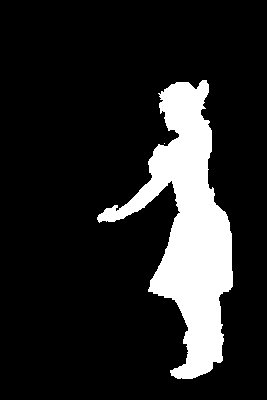
#> input picture gt/ECSSD/0001.png, 267 x 400 px, given in place of im005.png, which was not available
$ jupyter execute --allow-errors vis.ipynb
#> lines starting #> are read from the running program, lines starting #| are printed output that depends on the picture; after the words box and inside, x2 and y2 are one past the last pixel; in counts of white or black regions, pixels touching at a corner belong together; pictures that were not available may be replaced by others from this repository, and a replacement may not be noted
[cell 1]
import numpy as np
import matplotlib.pyplot as plt
from scipy.ndimage import distance_transform_edt, gaussian_filter
from PIL import Image

# ====== CONFIG ======
gt_path = "./gt/Dataset_1/im005.png"   # path to predicted saliency map (0-255 or 0-1 grayscale)
pred_path = "./pred/Method_1/Dataset_1/im005.png"       # path to ground truth mask (binary or grayscale)
threshold_sal, upper_sal, lower_sal = 0.5, 1, 0
sigma = 5.0
beta2 = 0.3
eps = np.spacing(1)

# ====== LOAD IMAGES ======
pred = np.array(Image.open(pred_path).convert("L"), dtype=np.float32) / 255.0
#> pred: shape (400, 267) float32; values 0 (black) and 1 (white), 14.7% white; 2 white regions (1 under 20 px), largest, box (x1, y1, x2, y2) and area: (97, 80, 233, 379) 15672
gt = np.array(Image.open(gt_path).convert("L"), dtype=np.float32) / 255.0
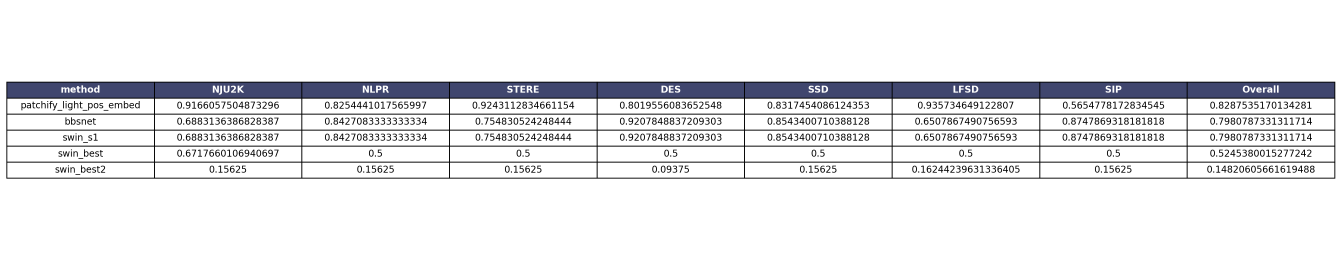
#> input picture figs/summary_table.png, 4024 x 780 px, given in place of im005.png, which was not available (shown at 1/3 size)
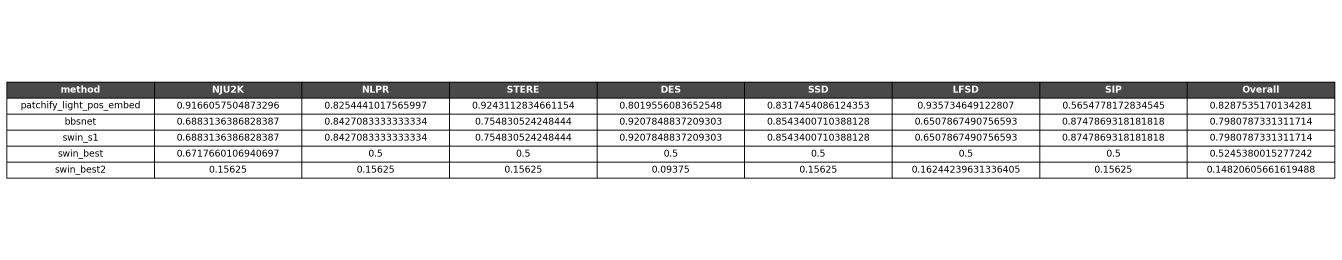
#> gt: shape (780, 4024) float32 (shown at 1/3 size); min 0, max 1, mean 0.913

# Binarize GT if needed
if not np.all((gt == 0) | (gt == 1)):
    gt[gt > threshold_sal] = upper_sal
    gt[gt <= threshold_sal] = lower_sal
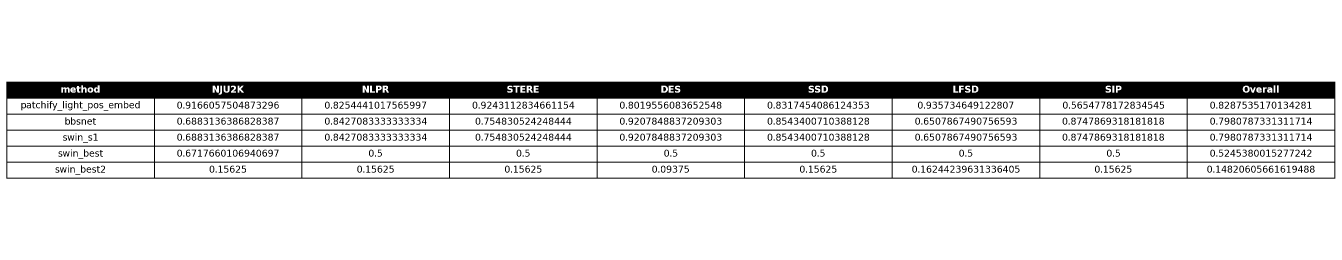
#> gt: shape (780, 4024) float32 (shown at 1/3 size); values 0 (black) and 1 (white), 89.6% white; 637 black regions (48 under 20 px), largest, box (x1, y1, x2, y2) and area: (19, 245, 4006, 536) 260841, (148, 303, 172, 331) 181, (344, 309, 367, 325) 163

gt_mask = np.isclose(gt, 1)
not_gt_mask = ~gt_mask
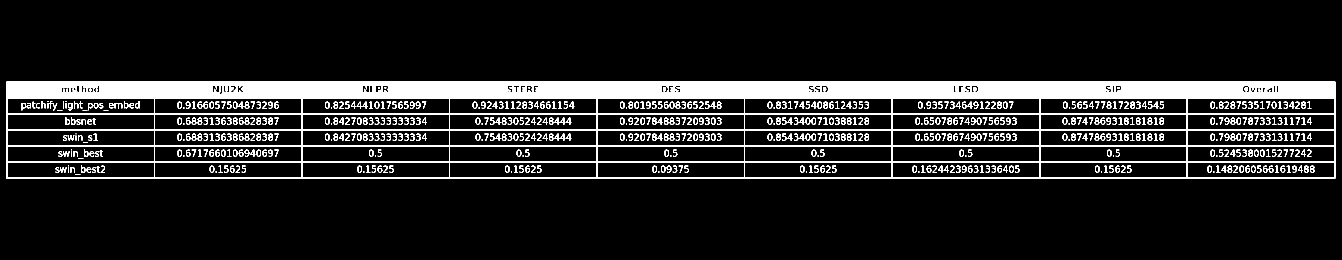
#> not_gt_mask: shape (780, 4024) bool (shown at 1/3 size); 10.4% white; 637 white regions (48 under 20 px), largest, box (x1, y1, x2, y2) and area: (19, 245, 4006, 536) 260841, (148, 303, 172, 331) 181, (344, 309, 367, 325) 163

# ====== STEP 1: Absolute pixel error ======
#> (the rest of this cell did not finish here and is left out)

[cell 2]
import numpy as np
import matplotlib.pyplot as plt
from PIL import Image

# ====== CONFIG ======
def main(gt_path, pred_path):

    alpha = 0.5  # balance factor
    eps = 1e-8

    # ====== LOAD IMAGES ======
    pred = np.array(Image.open(pred_path).convert("L"), dtype=np.float32) / 255.0
    gt = np.array(Image.open(gt_path).convert("L"), dtype=np.float32) / 255.0
    gt = (gt > 0.5).astype(np.float32)  # binarize

    # ----- 1. Object-aware similarity -----
    # [43 lines left out: functions object_similarity, divide_regions, region_similarity, not called in this run]


    # ----- 3. Final S-measure -----
    So, So_fg, So_bg, w_fg = object_similarity(pred, gt)
    Sr, region_details, centroid = region_similarity(pred, gt)
    S_measure = alpha * So + (1 - alpha) * Sr

    # ====== VISUALIZATION ======
    fig, axes = plt.subplots(1, 4, figsize=(18, 5))

    axes[0].imshow(pred, cmap='gray')
    axes[0].set_title("Predicted saliency")
    axes[1].imshow(gt, cmap='gray')
    axes[1].set_title("Ground Truth")

    # Regions for Sr visualization
    axes[2].imshow(pred, cmap='gray')
    X, Y = centroid
    axes[2].axvline(X, color='r')
    axes[2].axhline(Y, color='r')
    axes[2].set_title("Regions (Sr)")

    # Error map for intuition
    axes[3].imshow(np.abs(pred - gt), cmap='jet')
    axes[3].set_title("Abs error")

    for ax in axes:
        ax.axis("off")

    plt.tight_layout()
    plt.show()

[cell 3]
img = 'image_left8'
dataset = 'STERE'
gt_path = f"./gt/{dataset}/{img}.png"
pred_path = f"./pred/M0/{dataset}/{img}.png"
#> (the rest of this cell did not finish here and is left out)

[cell 4]
import pandas as pd
import numpy as np
import matplotlib.pyplot as plt
import seaborn as sns
from pathlib import Path

"""
Script: Method-vs-Metrics visualizer per dataset
------------------------------------------------
- Parses your Excel (like results.xlsx) where rows=methods and columns are grouped by dataset, each with metrics:
  [sm, wfm, mae, maxfmeasure, avgfmeasure, adpfmeasure, maxem, avgem, adpem,
   maxprecision, avgprecision, adpprecision, maxrecall, avgrecall, adprecall, msiou]
- Builds a MultiIndex dataframe: columns=(dataset, metric)
- For EACH dataset in DATASETS, produces:
    1) Heatmap of Methods × Metrics (normalized per metric for fair comparison)
    2) Bar chart of composite score (normalized across metrics, with mae inverted)
    3) Per-metric ranking bar charts (horizontal)
- All figures are saved under ./figs/<DATASET>/

USAGE:
  - Put this script next to your Excel file, or change FILE_PATH.
  - Run the script. Adjust DATASETS, TOP_N, and METRICS if needed.
"""

# ------------------
# Configuration
# ------------------
FILE_PATH = "PySODEvalToolkit-master/output/results.xlsx"        # path to your Excel file
SHEET_NAME = "Results"              # sheet containing the table
DATASETS = ["NJU2K", "NLPR", "STERE", "DES", "SSD", "LFSD", "SIP"]

# Metric order as provided
METRICS = [
    "sm", "wfm", "mae", "maxfmeasure", "avgfmeasure", "adpfmeasure",
    "maxem", "avgem", "adpem", "maxprecision", "avgprecision",
    "adpprecision", "maxrecall", "avgrecall", "adprecall", "msiou",
]

# Direction: True => higher is better, False => lower is better
HIGHER_IS_BETTER = {
    "sm": True, "wfm": True, "mae": False,
    "maxfmeasure": True, "avgfmeasure": True, "adpfmeasure": True,
    "maxem": True, "avgem": True, "adpem": True,
    "maxprecision": True, "avgprecision": True, "adpprecision": True,
    "maxrecall": True, "avgrecall": True, "adprecall": True, "msiou": True,
}

# How many top methods to show in composite/rank plots (set to None for all)
TOP_N = None

# ------------------
# Helpers
# ------------------

# [15 lines left out: function _forward_fill_datasets, not called in this run]


def load_multiindex_results(file_path=FILE_PATH, sheet_name=SHEET_NAME):
    raw = pd.read_excel(file_path, sheet_name=sheet_name, header=0)

    # Row 0 contains metric names
    metrics_row = raw.iloc[0]

    # Forward-fill dataset labels
    datasets = _forward_fill_datasets(raw.columns)

    tuples = []
    for ds, m in zip(datasets[1:], metrics_row.iloc[1:]):
        if ds is None:
            continue
        ds_up = str(ds).strip().upper()
        m_name = str(m).strip().lower()
        tuples.append((ds_up, m_name))

    # Slice rows below the metric header
    methods = raw.iloc[1:, 0].reset_index(drop=True).rename("method")
    data_vals = raw.iloc[1:, 1:].reset_index(drop=True).copy()

    # Assign MultiIndex columns
    data_vals.columns = pd.MultiIndex.from_tuples(tuples, names=["dataset", "metric"])
    data_vals = data_vals.apply(pd.to_numeric, errors="coerce")

    # Drop empty rows safely (mask is aligned by index length now)
    mask_all_nan = data_vals.isna().all(axis=1)
    methods = methods.loc[~mask_all_nan].reset_index(drop=True)
    data_vals = data_vals.loc[~mask_all_nan].reset_index(drop=True)

    return methods, data_vals


# [32 lines left out: functions get_dataset_table, normalize_per_metric, not called in this run]


def composite_score(df_norm):
    """Average normalized score across metrics for each method."""
    return df_norm.mean(axis=1, skipna=True)


# [85 lines left out: functions save_table_as_image, plot_heatmap, plot_composite_bar, plot_metric_rankings, not called in this run]


# ------------------
# Main
# ------------------
#> (the rest of this cell did not finish here and is left out)

[cell 5]
import os
import matplotlib.pyplot as plt
import cv2
import glob

# دیتاست‌ها
datasets = ['NJU2K', 'NLPR', 'STERE', 'DES', 'SSD', 'LFSD', 'SIP']

# مدل‌ها
method_display_names = {
    'bbsnet': 'M0',
    # 'fullspatial_cpa_stack_sl': 'مدل ۱',
    'fullspatial_cpa_stack_sl3': 'M2',
    'fullspatial_stack_sl_depth3':  'M3',
    'fullspatial_cpa_stack_sl_p8': 'M4',
    # 'patchify_sl': 'مدل ۵',
    # 'fullspatial_stack_sl_cross': 'مدل ۶',
    'fullspatial_stack_sl_depth3_noc': 'M7',
    'noc_nostack': 'M8',
    'combined': 'M9',
    'p8_noc': 'M10',
}

# مسیرها
dataset_root = "/home/mahdi/Documents/bach_prj/repo/BBS_dataset/RGBD_for_test"
pred_root = "/home/mahdi/Documents/bach_prj/repo/BBS-Net/pred"

def load_and_resize(path, size=(100,100), gray=False):
#> called with size = (100, 100), gray = False
    if not path or not os.path.exists(path):
        return None
    img = cv2.imread(path, cv2.IMREAD_GRAYSCALE if gray else cv2.IMREAD_COLOR)
    if img is None:
        return None
    if not gray:
        img = cv2.cvtColor(img, cv2.COLOR_BGR2RGB)
    img = cv2.resize(img, size, interpolation=cv2.INTER_LINEAR)
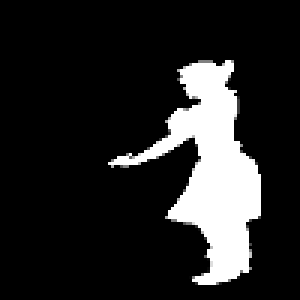
#> img: shape (100, 100, 3) (shown 3 times larger); min 0, max 255, mean 37.5
    return img

def find_file_with_prefix(folder, prefix):
    matches = glob.glob(os.path.join(folder, prefix + ".*"))
    return matches[0] if matches else None

# تعداد ردیف‌ها
n_rows = 3 + len(method_display_names)
n_cols = len(datasets)

fig, axes = plt.subplots(n_rows, n_cols, figsize=(n_cols, n_rows))
plt.subplots_adjust(wspace=0.02, hspace=0.02)

img = [0, 0, 7, 1, 5, 1, 1]
#> (the rest of this cell did not finish here and is left out)


    depth = load_and_resize(depth_file, gray=True) if depth_file else None
#> in load_and_resize, img is the input picture: shape (400, 267); 14.7% white; 2 white regions (1 under 20 px), largest, box (x1, y1, x2, y2) and area: (97, 80, 233, 379) 15672
    gt = load_and_resize(gt_file, gray=True) if gt_file else None

    if rgb is not None:
        axes[0, col].imshow(rgb)
    if depth is not None:
        axes[1, col].imshow(depth, cmap="gray")
    if gt is not None:
        axes[2, col].imshow(gt, cmap="gray")

    axes[0, col].set_title(dataset, fontsize=10)

    for row, (model_key, model_disp) in enumerate(method_display_names.items(), start=3):
        pred_file = find_file_with_prefix(os.path.join(pred_root, model_key, dataset), name_wo_ext)
        pred = load_and_resize(pred_file, gray=True) if pred_file else None
        if pred is not None:
            axes[row, col].imshow(pred, cmap="gray")
        axes[row, col].axis("off")

# 🔹 لیبل‌ها (سمت چپ نزدیک هر ردیف)
row_labels = ["RGB", "Depth", "GT", "M0"] + [f"{i}" for i in list(method_display_names.values())[1:]]
for row, label in enumerate(row_labels):
    axes[row, 0].text(-0.1, 0.5, label, transform=axes[row, 0].transAxes,
                      fontsize=10, va="center", ha="right", fontweight="bold")


# همه محورها خاموش
for ax in axes.flatten():
    ax.axis("off")

plt.tight_layout()
plt.savefig('result.png', dpi=300, bbox_inches='tight')
plt.show()
